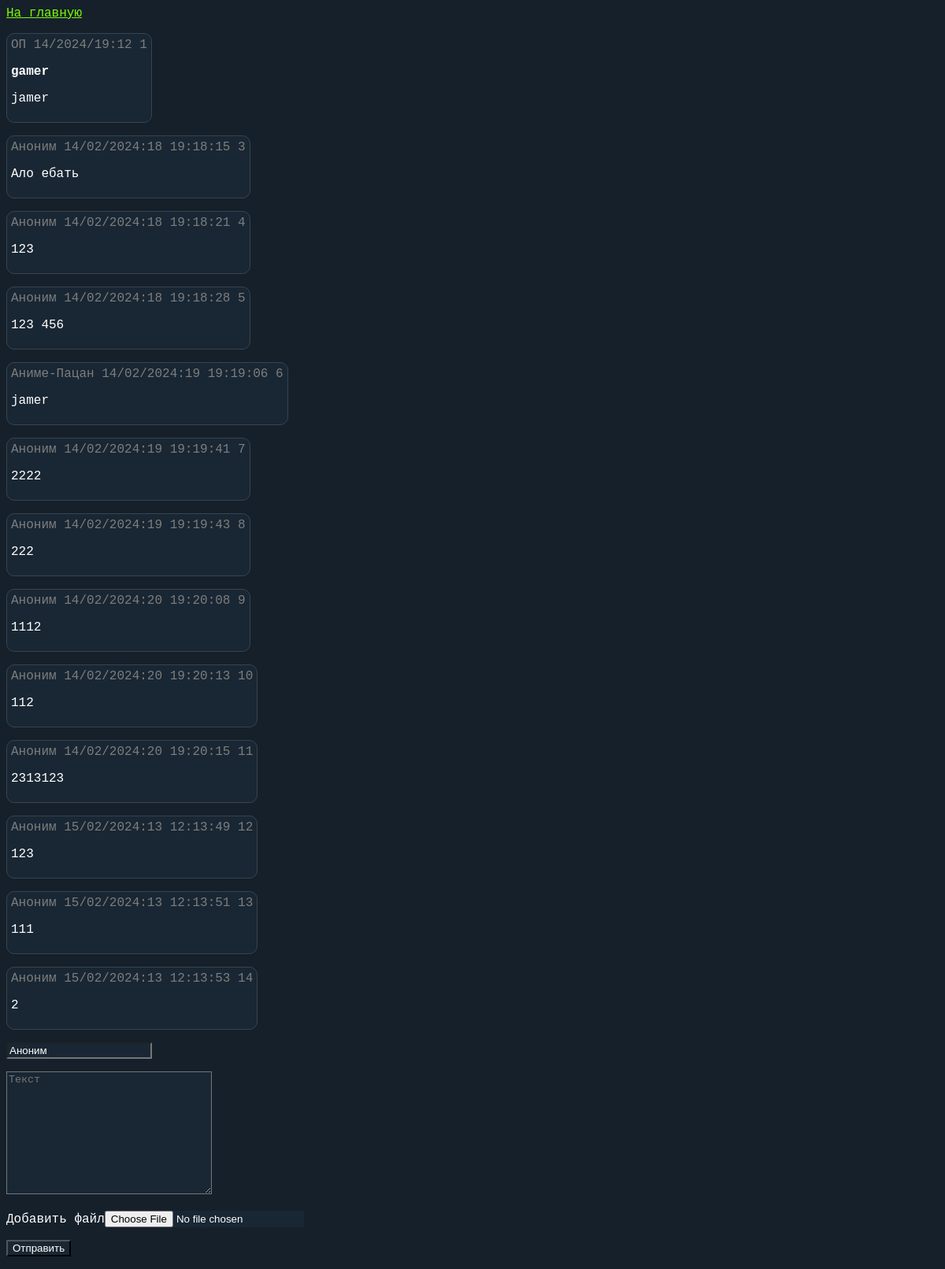
The app's page /b/1, older data.
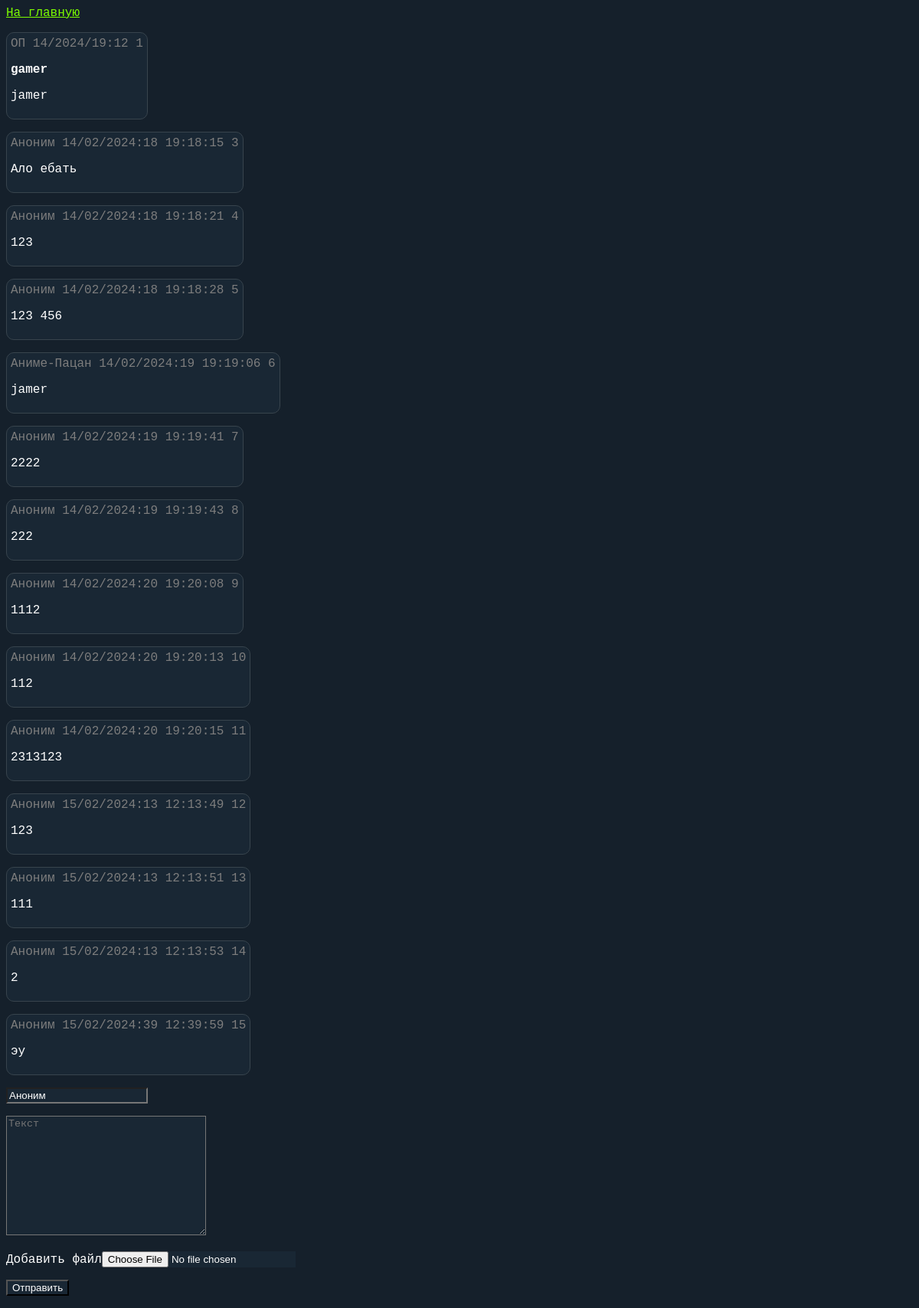
The same page, newer data.
### main_app/models.py (models this page shows, shortened)
class Post(models.Model):
    thread = models.ForeignKey(Thread, on_delete=models.CASCADE, default = 0)
    board = models.ForeignKey(Board, on_delete=models.CASCADE, default = 0)
    user_name = models.CharField(max_length = 64, default = "Аноним")
    text = models.TextField(blank = True)
    creation_time = models.DateTimeField(auto_now_add = True)

### main_app/views.py (the view)
# urls.py: path('<str:board_tag>/<int:thread_id>', thread, name="thread")
def thread(request, board_tag, thread_id):
    board_instance = Board.objects.get(tag=board_tag)
    thread_instance = Thread.objects.get(id=thread_id)
    posts = Post.objects.filter(thread_id=thread_id)
    data = {"posts" : posts, "thread" : thread_instance}
    if request.method == "POST":
        create_post(request, board_instance, thread_instance)
    return render(request, "main_app/thread.html", context=data)

### main_app/templates/main_app/thread.html (shortened to what this page needs)
{% extends 'main_app/base.html' %}
{% load static %}
{%block body%}
<a href=" {% url 'home' %}"> На главную</a>
<p><div class="thread-post">
    <div class="post-info">ОП {{thread.creation_time|date:"d/Y/H:i" }} {{thread.id}}</div>
    <p><b>{{thread.title}}</b></p>
    <p>{{thread.text}}</p>
</div></p>
{% for post in posts %}
<p><div class="thread-post">
    <div class="post-info">{{post.user_name}} {{post.creation_time|date:"d/m/Y:i"}} {{post.creation_time|date:"H:i:s"}} {{post.id}}</div>
    <p>{{post.text}}</p>
</div></p>
{% endfor %}
<div class="posting-form" id="posting-form">
    <form action="" method="post">
        <p><input type="text" placeholder="Аноним..." value="Аноним" name="user_name"></p>
        <p><textarea cols="30" rows="10" name="post_text" placeholder="Текст"></textarea></p>
        <p>Добавить файл<input type="file" value=""></p>
        <p><button type="submit">Отправить</button></p>
    </form>
</div>
{%endblock body%}

Row changes from the older to the newer data that the page shows:
added Post: user_name "Аноним", creation_time "15/02/2024:39", creation_time "12:39:59", id "15", text "эу"
